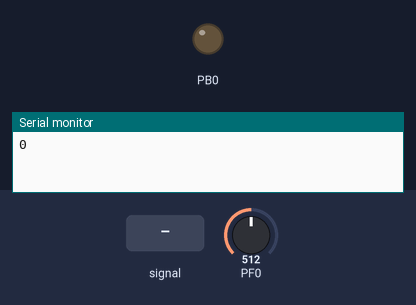
Bench run of a program on a simulated ATmega128, built with avr-gcc and emulated at 16 MHz. Shown: output pins drawn as LEDs (lit = HIGH), the last lines printed to the serial monitor. Inputs (shaded band) come from the test bench; at power-on: PF0 = 512.

Above: at 1.8 s.
1.9 s: PF0 fed a 200 Hz sine of ±255 counts around its level
At 2.9 s:
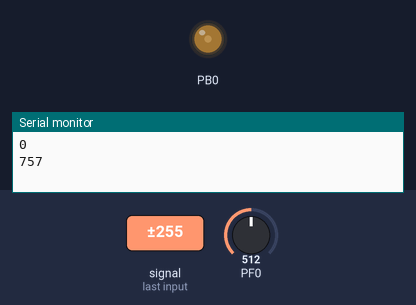
4.9 s: PF0 set to 710
6.4 s: PF0 fed a 1000 Hz sine of ±255 counts around its level
At 8.0 s:
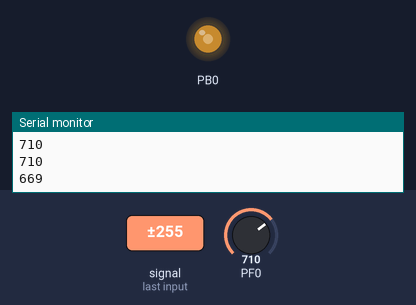
9.4 s: PF0 set to 716
10.9 s: PF0 set to 684
At 11.9 s:
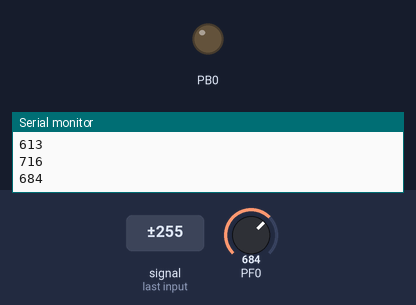
Timing chart, 0 to 13.4 s (numbered marks = the images above; inputs shaded):
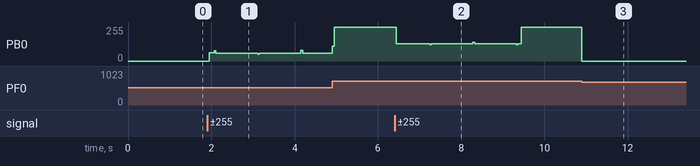

Measured:
- the behaviour switches between 701 and 700 on PF0 (found by bisection; images 2 and 3)
- after the input at 1.9 s, PB0: 0/255 → 61/255 after 0.05 s, → 59/255 0.12 s later, → 60/255 1.0 s later, → 59/255 1.0 s later
- after the input at 6.4 s, PB0: 255/255 → 131/255 at once, → 130/255 1.8 s later, → 131/255 1.0 s later
- after the input at 10.9 s, PB0: 255/255 → 0/255 at once

The program:

main.c
```c
/*
 * ADCwithInterrupt.c
 * Created: 2022-11-23-수요일 오전 5:04:01
 * Author : jaewon
 */

#define F_CPU 16000000L
#include <avr/io.h>
#include <stdio.h>
#include <util/delay.h>
#include <avr/interrupt.h>

void UART1_init(unsigned long int baudRate);
void UART1_transmit(char data);
void ADC_init();
unsigned char UART1_receive();

FILE INOUT \
= FDEV_SETUP_STREAM(UART1_transmit, UART1_receive, _FDEV_SETUP_RW);

volatile int adcValue;

int main(void) {
	int localACD;
	UART1_init(9600);
	ADC_init();
	_delay_ms(1000);

    DDRB = 0x01;
    while (1) {
		cli();
		localACD = adcValue;
		printf("%d\n\r", localACD);
		sei();
		_delay_ms(1000);
    }
}

ISR(ADC_vect) {
	ADCSRA |= ( 1 << ADSC);
	adcValue = ADC;

	// 5k 저항 사용
	if (adcValue > 700) {
		PORTB = 0x01;
	}
	else {
		PORTB = 0x00;
	}
}

void UART1_init(unsigned long int baudRate) {
	stdout = &INOUT;
	stdin = &INOUT;
	int UBRR = (F_CPU / (8 * baudRate)) - 1;
	UBRR1L |= UBRR % 0x100;
	UBRR1H |= UBRR / 0x100;

	UCSR1A |= ( 1 << U2X1); // 2배속 모드

	UCSR1B |= ( 1 << RXEN1); // Receiver Enable
	UCSR1B |= ( 1 << TXEN1); // Transmitter Enable

	UCSR1C |= 0x06;
}

void UART1_transmit(char data) {
	while(!(UCSR1A & (1 << UDRE1)));
	UDR1 = data;
}

unsigned char UART1_receive() {
	while(!(UCSR1A  & (1 << RXC1 )));
	return UDR1;
}

void ADC_init() {
	ADCSRA |= (1 << ADEN); // ADC enable

	ADMUX |= (1 << REFS1); // set up external Vcc as reference voltage
	ADMUX |= 0x00; // set up ADC0 -> PF0

	ADCSRA |= 0x07; // 분주비 128Hz
	ADCSRA |= (1 << ADSC); // ADC start converting
	ADCSRA |= (1 << ADIE); // ADC interrupt Enable
}
```
